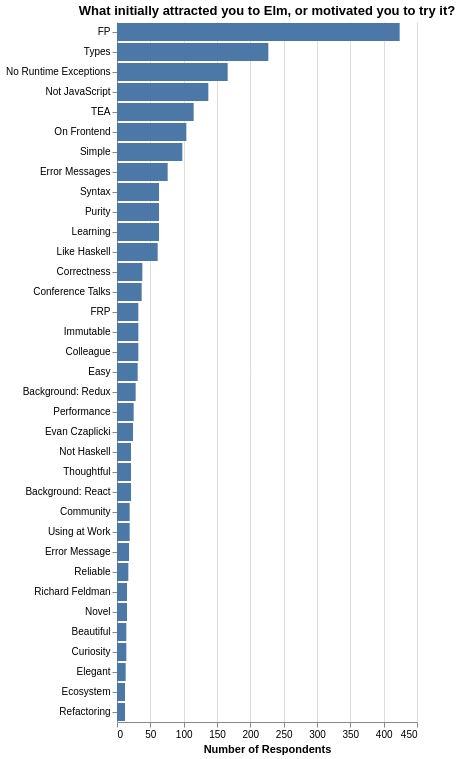

Source (Vega-Lite JSON):
### Vega-Lite specification from a JSON file in a GitHub repository (floating-point values rounded to 4 significant figures)
{"$schema": "https://vega.github.io/schema/vega-lite/v3.json", "title": "What initially attracted you to Elm, or motivated you to try it?", "data": {"values": "attraction-tagged,count,year,sort\nFP,424,2018,\nTypes,227,2018,\nNo Runtime Exceptions,166,2018,\nNot JavaScript,137,2018,\nTEA,115,2018,\nOn Frontend,104,2018,\nSimple,98,2018,\nError Messages,76,2018,\nSyntax,63,2018,\nPurity,63,2018,\nLearning,63,2018,\nLike Haskell,61,2018,\nCorrectness,38,2018,\nConference Talks,37,2018,\nFRP,32,2018,\nImmutable,32,2018,\nColleague,32,2018,\nEasy,31,2018,\nBackground: Redux,28,2018,\nPerformance,25,2018,\nEvan Czaplicki,24,2018,\nNot Haskell,21,2018,\nThoughtful,21,2018,\nBackground: React,21,2018,\nCommunity,19,2018,\nUsing at Work,19,2018,\nError Message,18,2018,\nReliable,17,2018,\nRichard Feldman,15,2018,\nNovel,15,2018,\nBeautiful,14,2018,\nCuriosity,14,2018,\nElegant,13,2018,\nEcosystem,12,2018,\nRefactoring,12,2018,\n", "format": {"type": "csv"}}, "config": {"view": {"stroke": "transparent"}, "axis": {"domainWidth": 1}}, "encoding": {"x": {"field": "count", "type": "quantitative", "axis": {"title": "Number of Respondents"}}, "y": {"field": "attraction-tagged", "type": "nominal", "axis": {"title": null}, "sort": {"field": "count", "order": "descending", "op": "sum"}}}, "mark": "bar"}
